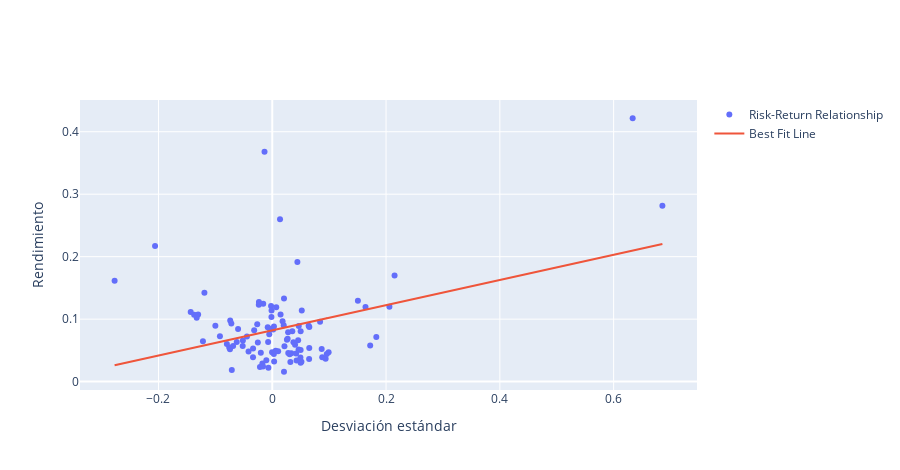

Notebook cell for this chart:
### Code cell
# Número de activos considerados 
n_assets = 5

# Número de simulaciones realizadas 
n_simulation = 500

# Establecer una semilla
np.random.seed(15)

# Generación de muestras aleatorias de distribución normal utilizadas como rendimientos 
returns = np.random.randn(n_assets, n_simulation)

# Generación de números aleatorios para calcular ponderaciones 
rand = np.random.rand(n_assets)

# Cálculo de ponderaciones
weights = rand/sum(rand)

# Función utilizada para calcular el rendimiento esperado de la cartera y la desviación estándar de la cartera 
def port_return(returns):
    rets = np.mean(returns, axis=1)
    cov = np.cov(rets.T, aweights=weights, ddof=1)
    portfolio_returns = np.dot(weights, rets.T)
    portfolio_std_dev = np.sqrt(np.dot(weights, np.dot(cov, weights)))
    return portfolio_returns, portfolio_std_dev
    
# Llamar al resultado de la función 
portfolio_returns, portfolio_std_dev = port_return(returns)

# Imprimir el resultado del rendimiento esperado de la cartera y desviación estándar de la cartera.
print(portfolio_returns)
print(portfolio_std_dev)

# Vuelvo a ejecutar la función 100 veces. 
portfolio = np.array([port_return(np.random.randn(n_assets, i))
for i in range(1, 101)])

# Para dibujar la línea de mejor ajuste, ejecuto una regresión lineal. 
best_fit = sm.OLS(portfolio[:, 1], sm.add_constant(portfolio[:, 0]))\
.fit().fittedvalues

# Dibujo un gráfico interactivo con fines de visualización.
fig = go.Figure()
fig.add_trace(go.Scatter(name='Risk-Return Relationship', x=portfolio[:,0],
y=portfolio[:,1], mode='markers'))
fig.add_trace(go.Scatter(name='Best Fit Line', x=portfolio[:,0],
y=best_fit, mode='lines'))
fig.update_layout(yaxis_title = 'Rendimiento', xaxis_title = 'Desviación estándar',
width=900, height=470)
fig.show()
